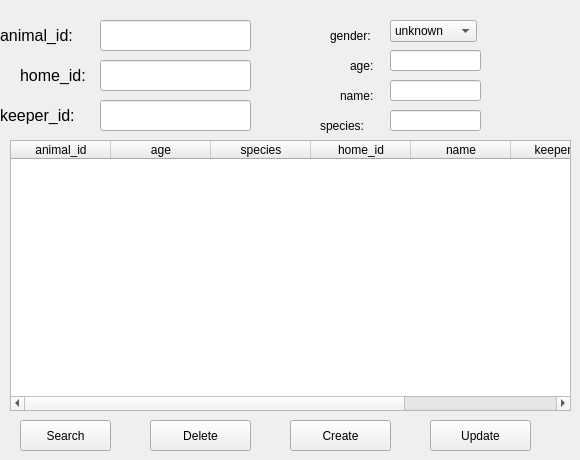
      <widget class="QWidget" name="animal_page">
       <property name="styleSheet">
        <string notr="true">#animal_page{background-color: rgb(255, 255, 127);}</string>
       </property>
       <widget class="QLabel" name="animal_text_label1">
        <property name="geometry">
         <rect>
          <x>0</x>
          <y>20</y>
          <width>101</width>
          <height>31</height>
         </rect>
        </property>
        <property name="font">
         <font>
          <pointsize>12</pointsize>
         </font>
        </property>
        <property name="text">
         <string>animal_id:</string>
        </property>
       </widget>
       <widget class="QLineEdit" name="animal_id_input_lineEdit">
        <property name="geometry">
         <rect>
          <x>100</x>
          <y>20</y>
          <width>151</width>
          <height>31</height>
         </rect>
        </property>
        <property name="text">
         <string/>
        </property>
       </widget>
       <widget class="QComboBox" name="animal_gender_input_comboBox">
        <property name="geometry">
         <rect>
          <x>390</x>
          <y>20</y>
          <width>87</width>
          <height>22</height>
         </rect>
        </property>
        <item>
         <property name="text">
          <string>unknown</string>
         </property>
        </item>
        <item>
         <property name="text">
          <string>male</string>
         </property>
        </item>
        <item>
         <property name="text">
          <string>female</string>
         </property>
        </item>
       </widget>
       <widget class="QLabel" name="animal_text_label2">
        <property name="geometry">
         <rect>
          <x>330</x>
          <y>20</y>
          <width>61</width>
          <height>31</height>
         </rect>
        </property>
        <property name="text">
         <string>gender:</string>
        </property>
       </widget>
       <widget class="QLabel" name="animal_text_label3">
        <property name="geometry">
         <rect>
          <x>20</x>
          <y>60</y>
          <width>101</width>
          <height>31</height>
         </rect>
        </property>
        <property name="font">
         <font>
          <pointsize>12</pointsize>
         </font>
        </property>
        <property name="text">
         <string>home_id:</string>
        </property>
       </widget>
       <widget class="QLineEdit" name="animal_homeid_input_lineEdit">
        <property name="geometry">
         <rect>
          <x>100</x>
          <y>60</y>
          <width>151</width>
          <height>31</height>
         </rect>
        </property>
        <property name="text">
         <string/>
        </property>
       </widget>
       <widget class="QLabel" name="animal_text_label4">
        <property name="geometry">
         <rect>
          <x>350</x>
          <y>50</y>
          <width>31</width>
          <height>31</height>
         </rect>
        </property>
        <property name="text">
         <string>age:</string>
        </property>
       </widget>
       <widget class="QLineEdit" name="animal_age_input_lineEdit">
        <property name="geometry">
         <rect>
          <x>390</x>
          <y>50</y>
          <width>91</width>
          <height>21</height>
         </rect>
        </property>
       </widget>
       <widget class="QLabel" name="animal_text_label5">
        <property name="geometry">
         <rect>
          <x>0</x>
          <y>100</y>
          <width>101</width>
          <height>31</height>
         </rect>
        </property>
        <property name="font">
         <font>
          <pointsize>12</pointsize>
         </font>
        </property>
        <property name="text">
         <string>keeper_id:</string>
        </property>
       </widget>
       <widget class="QLineEdit" name="animal_keeperid_input_lineEdit">
        <property name="geometry">
         <rect>
          <x>100</x>
          <y>100</y>
          <width>151</width>
          <height>31</height>
         </rect>
        </property>
        <property name="text">
         <string/>
        </property>
       </widget>
       <widget class="QLabel" name="animal_text_label6">
        <property name="geometry">
         <rect>
          <x>340</x>
          <y>80</y>
          <width>51</width>
          <height>31</height>
         </rect>
        </property>
        <property name="text">
         <string>name:</string>
        </property>
       </widget>
       <widget class="QLineEdit" name="animal_name_input_lineEdit">
        <property name="geometry">
         <rect>
          <x>390</x>
          <y>80</y>
          <width>91</width>
          <height>21</height>
         </rect>
        </property>
       </widget>
       <widget class="QLabel" name="animal_text_label7">
        <property name="geometry">
         <rect>
          <x>320</x>
          <y>110</y>
          <width>61</width>
          <height>31</height>
         </rect>
        </property>
        <property name="text">
         <string>species:</string>
        </property>
       </widget>
       <widget class="QLineEdit" name="animal_species_input_lineEdit">
        <property name="geometry">
         <rect>
          <x>390</x>
          <y>110</y>
          <width>91</width>
          <height>21</height>
         </rect>
        </property>
       </widget>
       <widget class="QTableWidget" name="animal_animalDisplay_tableWidget">
        <property name="geometry">
         <rect>
          <x>10</x>
          <y>140</y>
          <width>561</width>
          <height>271</height>
         </rect>
        </property>
        <column>
         <property name="text">
          <string>animal_id</string>
         </property>
        </column>
        <column>
         <property name="text">
          <string>age</string>
         </property>
        </column>
        <column>
         <property name="text">
          <string>species</string>
         </property>
        </column>
        <column>
         <property name="text">
          <string>home_id</string>
         </property>
        </column>
        <column>
         <property name="text">
          <string>name</string>
         </property>
        </column>
        <column>
         <property name="text">
          <string>keeper_id</string>
         </property>
        </column>
        <column>
         <property name="text">
          <string>gender</string>
         </property>
        </column>
       </widget>
       <widget class="QPushButton" name="animal_search_pushButton">
        <property name="geometry">
         <rect>
          <x>20</x>
          <y>420</y>
          <width>91</width>
          <height>31</height>
         </rect>
        </property>
        <property name="text">
         <string>Search</string>
        </property>
       </widget>
       <widget class="QPushButton" name="animal_delete_pushButton">
        <property name="geometry">
         <rect>
          <x>150</x>
          <y>420</y>
          <width>101</width>
          <height>31</height>
         </rect>
        </property>
        <property name="text">
         <string>Delete</string>
        </property>
       </widget>
       <widget class="QPushButton" name="animal_create_pushButton">
        <property name="geometry">
         <rect>
          <x>290</x>
          <y>420</y>
          <width>101</width>
          <height>31</height>
         </rect>
        </property>
        <property name="text">
         <string>Create</string>
        </property>
       </widget>
       <widget class="QPushButton" name="animal_update_pushButton">
        <property name="geometry">
         <rect>
          <x>430</x>
          <y>420</y>
          <width>101</width>
          <height>31</height>
         </rect>
        </property>
        <property name="text">
         <string>Update</string>
        </property>
       </widget>
      </widget>
